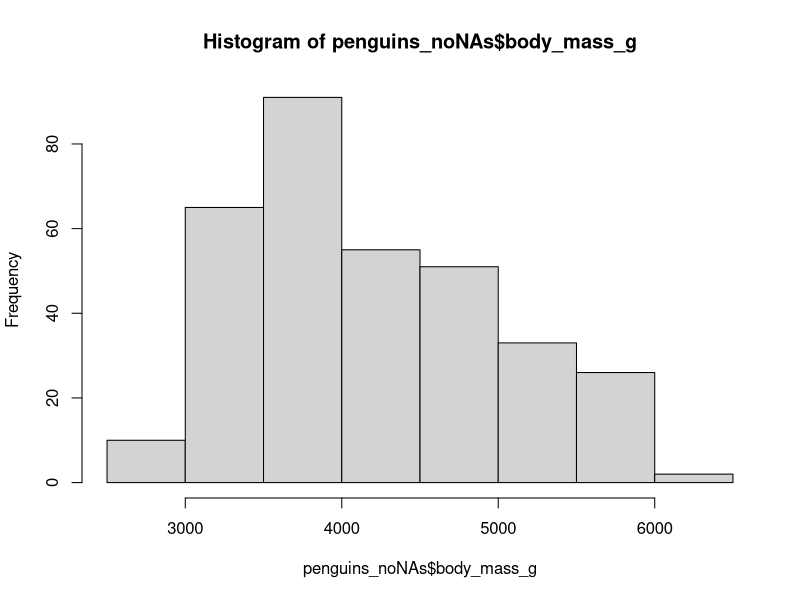
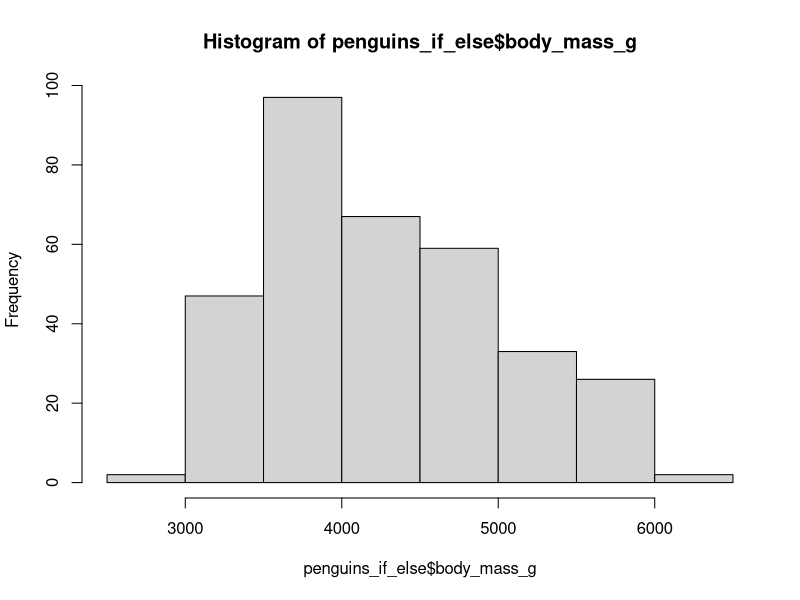
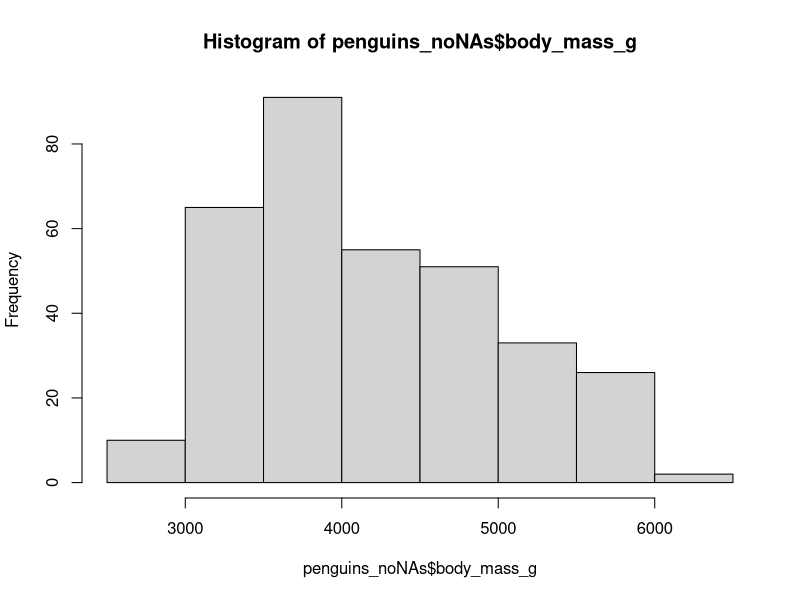
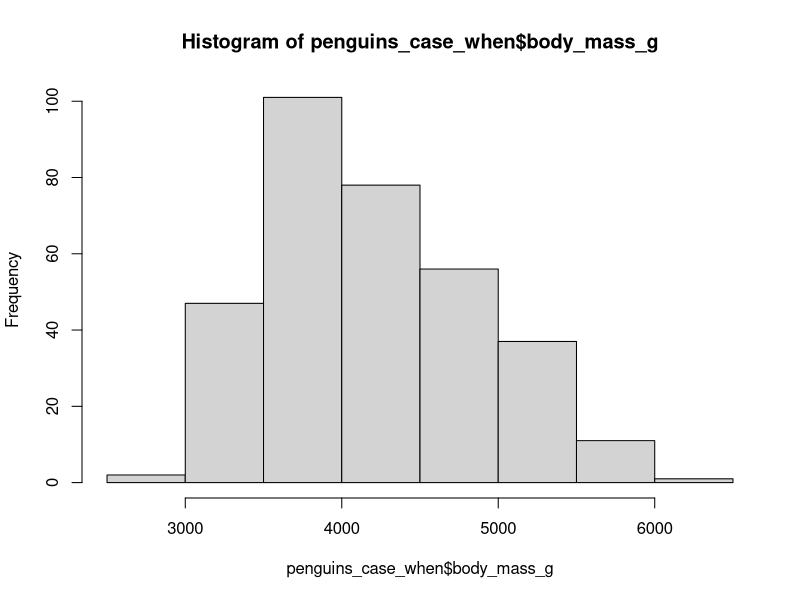

Write the R code that produced these figures, in order.
## ---- chunk 1
#install.packages("palmerpenguins")

library(palmerpenguins)
data(penguins)
## ---- chunk 2

library(tidyverse)
glimpse(penguins)

## ---- chunk 3
summary(penguins)
## ---- chunk 4
summary(penguins_raw)
## ---- chunk 5
df_without_enters<-data.frame(Column1=c(1.3,5.8,5.122,3.00,7.12),Column2=c(1,5,5,3,7))

df_with_enters<-data.frame(
  Column1=c(1.3,5.8,5.122,3.00,7.12),
  Column2=c(1,5,5,3,7)
  )

all.equal(df_without_enters,df_with_enters)
## ---- chunk 6

NestingFunctions<-summary(subset(df_with_enters, Column1==1.3))

## ---- chunk 7

NativePipingingFunctions<-df_with_enters|>
  subset(Column1==1.3)|>
  summary()

all.equal(NestingFunctions,NativePipingingFunctions)

## ---- chunk 8

MaggittrPipingingFunctions<-df_with_enters %>% 
  subset(Column1==1.3) %>% 
  summary()

all.equal(MaggittrPipingingFunctions,NativePipingingFunctions)

## ---- chunk 9

female_penguins<- penguins %>% 
  filter(sex=="female")

female_penguins

## ---- chunk 10

heavier_penguins<- penguins %>% 
  filter(body_mass_g>= 5000)

heavier_penguins

## ---- chunk 11

heavier_female_penguins<- penguins %>% 
  filter(body_mass_g>= 5000 & sex=="female")


heavier_female_penguins


## ---- chunk 12

Islands_we_Want<-c("Biscoe","Torgersen")

Biscoe_Torgersen_penguins<- penguins %>% 
  filter(island%in%Islands_we_Want)

Biscoe_Torgersen_penguins


## ---- chunk 13
penguins_someNAs<-penguins %>% 
  filter(!body_mass_g%in%NA)
## ---- chunk 14
nrow(penguins)
nrow(penguins_someNAs)

summary(penguins_someNAs)
## ---- chunk 15
penguins_noNAs<-penguins_someNAs %>% 
  filter(!sex%in%NA)

summary(penguins_noNAs)
## ---- chunk 16

penguins_noNAs_quickly<-penguins %>% 
  drop_na()

all.equal(penguins_noNAs,penguins_noNAs_quickly)


## ---- chunk 17

Three_Columns<-penguins_raw %>% 
  select(studyName,Species,Island)

All_But_Three_Columns<-penguins_raw %>% 
  select(-studyName,-Species,-Island)

names(Three_Columns)
names(All_But_Three_Columns)

## ---- chunk 18

S_Columns<-penguins_raw %>% 
  select(contains("s"))

S_Columns_No_Sex<-penguins_raw %>% 
  select(contains("s"),-Sex)

S_Columns_Plus_Region<-penguins_raw %>% 
  select(contains("s"),Region)

names(S_Columns)
names(S_Columns_No_Sex)
names(S_Columns_Plus_Region)


## ---- chunk 19

Columns_We_Want<-c("Region","Island","studyName","Stage")

Columns_From_Vector<-penguins_raw %>% 
  select(all_of(Columns_We_Want))

Columns_Not_From_Vector<-penguins_raw %>% 
  select(-all_of(Columns_We_Want))

names(Columns_From_Vector)

names(Columns_Not_From_Vector)

## ---- chunk 20

Region_First<-penguins_raw %>% 
  select(Region,everything())

Region_Then_Island_First<-penguins_raw %>% 
  select(Region,Island,everything())

names(penguins_raw)

names(Region_First)

names(Region_Then_Island_First)

## ---- chunk 21
penguins_kgbodymass<-penguins %>% 
  mutate(body_mass_kg=body_mass_g/1000)

summary(penguins_kgbodymass)

## ---- chunk 22
penguins_ExtraInfo<-penguins_noNAs %>% 
  mutate(Info=paste(species,island,sex,sep="_"))

unique(penguins_ExtraInfo$Info)

## ---- chunk 23
penguins_if_else<-penguins_noNAs %>% 
  mutate(body_mass_g=if_else(species=="Adelie",
                             body_mass_g+200,
                             as.numeric(body_mass_g)))

hist(penguins_noNAs$body_mass_g)

hist(penguins_if_else$body_mass_g)

## ---- chunk 24
penguins_case_when<-penguins_noNAs %>% 
  mutate(body_mass_g=case_when(species=="Adelie"~body_mass_g+200,
                               species=="Gentoo"~body_mass_g-200,
                               species=="Chinstrap"~body_mass_g))

hist(penguins_noNAs$body_mass_g)

hist(penguins_case_when$body_mass_g)

## ---- chunk 25

penguins_case_when_Missing<-penguins_noNAs %>% 
  mutate(body_mass_g=case_when(species=="Adelie"~body_mass_g+200,
                               species=="Gentoo"~body_mass_g-200))

penguins_case_when_TRUE<-penguins_noNAs %>% 
  mutate(body_mass_g=case_when(species=="Adelie"~body_mass_g+200,
                               species=="Gentoo"~body_mass_g-200,
                               TRUE~body_mass_g))

all.equal(penguins_case_when_TRUE,penguins_case_when_Missing)

## ---- chunk 26

penguins_noNAs %>% 
  group_by(year) %>% 
  summarise(Mean_body_mass=mean(body_mass_g))

penguins_noNAs %>% 
  group_by(year,species) %>% 
  summarise(Mean_body_mass=mean(body_mass_g))

penguins_noNAs %>% 
  group_by(year,species, island) %>% 
  summarise(Mean_body_mass=mean(body_mass_g))

penguins_noNAs %>% 
  group_by(year,species, island,sex) %>% 
  summarise(Mean_body_mass=mean(body_mass_g))

## ---- chunk 27
penguins_noNAs %>% 
  group_by(year,species,island,sex) %>% 
  summarise(Number=n())

penguins_noNAs %>% 
  select(year,species,island,sex) %>% 
  table()

## ---- chunk 28
#install.packages("tidyr")

library(tidyr)

penguins_noNAs %>% 
  group_by(year,species, island,sex) %>% 
  summarise(Mean_body_mass=mean(body_mass_g)) %>% 
  pivot_wider(names_from = species, values_from = Mean_body_mass)

## ---- chunk 29

penguins_noNAs %>% 
  group_by(year,species, island,sex) %>% 
  summarise(Mean_body_mass=mean(body_mass_g)) %>% 
  pivot_wider(names_from = c(species,year), values_from = Mean_body_mass)

penguins_noNAs %>% 
  group_by(year,species, island,sex) %>% 
  summarise(Mean_body_mass=mean(body_mass_g)) %>% 
  pivot_wider(names_from = c(species,sex), values_from = Mean_body_mass)

## ---- chunk 30

WideCounts<-penguins_noNAs %>% 
  group_by(year,species,island,sex) %>% 
  summarise(Number=n()) %>% 
  pivot_wider(names_from = species,values_from = Number, values_fill = 0)

WideCounts

## ---- chunk 31

LongCounts_1<-WideCounts %>% 
  pivot_longer(c(Adelie,Chinstrap,Gentoo),names_to = "species",values_to = "Number")

LongCounts_2<-WideCounts %>% 
  pivot_longer(-c(year,island,sex),names_to = "species",values_to = "Number")

LongCounts_3<-WideCounts %>% 
  pivot_longer(4:6,names_to = "species",values_to = "Number")

LongCounts_4<-WideCounts %>% 
  pivot_longer(-c(1:3),names_to = "species",values_to = "Number")
## ---- chunk 32
all.equal(
  LongCounts_1,
  LongCounts_2
)

all.equal(
  LongCounts_3,
  LongCounts_4
)

all.equal(
  LongCounts_1,
  LongCounts_4
)


